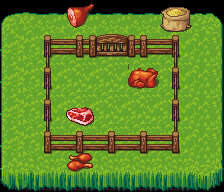

Below is a game level as drawn by its tile map, then a one-line description and the .tmx file that defines it, in full:
An orthogonal 7x6 tile map with 32x32 px tiles, 5 tile layers (ground, furnishing, door, level_1, ...), 4 tilesets and 14 objects (8x fence, 5x food, mainPlayer).

<map version="1.0" orientation="orthogonal" renderorder="right-down" width="7" height="6" tilewidth="32" tileheight="32" backgroundcolor="#000000" nextobjectid="26">
 <tileset firstgid="1" name="grass" tilewidth="32" tileheight="32" tilecount="18" columns="3">
  <image source="../img/map/tallgrass.png" width="96" height="192" />
 </tileset>
 <tileset firstgid="19" name="food-ham" tilewidth="32" tileheight="32" tilecount="400" columns="20">
  <image source="../img/map/farming_fishing.png" width="640" height="640" />
 </tileset>
 <tileset firstgid="419" name="fence" tilewidth="32" tileheight="32" tilecount="18" columns="3">
  <image source="../img/map/fence.png" width="96" height="192" />
 </tileset>
 <tileset firstgid="437" name="animals" tilewidth="32" tileheight="32" tilecount="72" columns="9">
  <image source="../img/dog.png" width="288" height="256" />
 </tileset>
 <layer name="ground" width="7" height="6">
  <data encoding="csv">
7,8,8,8,8,8,9,
10,11,11,11,11,11,12,
10,11,11,11,11,11,12,
10,11,11,11,11,11,12,
10,11,11,11,11,11,12,
13,14,14,14,14,14,15
</data>
 </layer>
 <objectgroup name="object_layer">
  <object id="1" name="mainPlayer" x="3" y="33" width="32" height="32">
   <properties>
    <property name="frameheight" type="int" value="32" />
    <property name="framewidth" type="int" value="32" />
    <property name="image" value="dog" />
   </properties>
  </object>
 </objectgroup>
 <objectgroup name="collision">
  <object id="4" name="fence" x="46" y="47" width="131" height="7" />
  <object id="5" name="fence" x="174" y="47" width="4" height="104" />
  <object id="6" name="fence" x="46" y="144" width="132" height="6" />
  <object id="7" name="fence" x="45" y="50" width="4" height="100" />
  <object id="8" name="food" x="67" y="13" width="23" height="15" />
  <object id="9" name="food" x="158" y="14" width="34" height="22" />
  <object id="10" name="food" x="65" y="102" width="29" height="25" />
  <object id="12" name="food" x="128" y="65" width="31" height="27" />
  <object id="15" name="food" x="65" y="155" width="31" height="19" />
  <object id="21" name="fence" x="-11" y="6" width="14" height="175" />
  <object id="22" name="fence" x="4" y="179" width="222" height="19" />
  <object id="23" name="fence" x="227" y="-6" width="19" height="189" />
  <object id="24" name="fence" x="4" y="1" width="222" height="10" />
 </objectgroup>
 <layer name="furnishing" width="7" height="6">
  <data encoding="csv">
0,0,0,0,0,0,0,
0,425,434,0,436,427,0,
0,423,0,0,0,423,0,
0,423,0,0,0,423,0,
0,431,420,420,420,433,0,
0,0,0,0,0,0,0
</data>
 </layer>
 <layer name="door" width="7" height="6">
  <data encoding="csv">
0,0,0,0,0,0,0,
0,0,0,435,0,0,0,
0,0,0,0,0,0,0,
0,0,0,0,0,0,0,
0,0,0,0,0,0,0,
0,0,0,0,0,0,0
</data>
 </layer>
 <layer name="level_1" width="7" height="6">
  <data encoding="csv">
0,0,0,0,0,120,0,
0,0,0,0,0,0,0,
0,0,0,0,0,0,0,
0,0,0,0,0,0,0,
0,0,0,0,0,0,0,
0,0,0,0,0,0,0
</data>
 </layer>
 <layer name="level_2" width="7" height="6">
  <data encoding="csv">
0,0,360,0,0,0,0,
0,0,0,0,0,0,0,
0,0,0,0,323,0,0,
0,0,200,0,0,0,0,
0,0,259,0,0,0,0,
0,0,279,0,0,0,0
</data>
 </layer>
</map>
